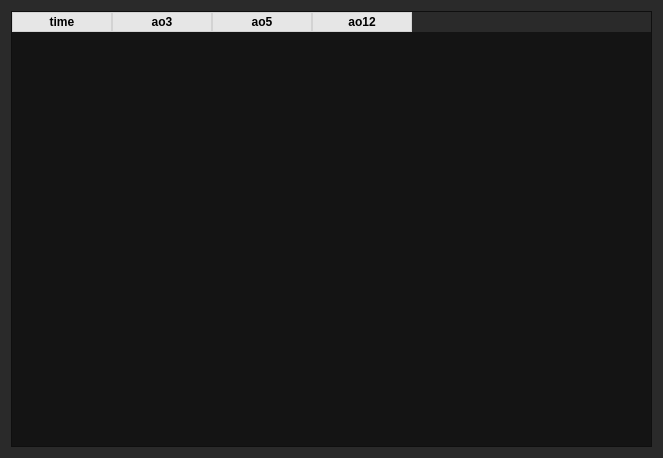
<?xml version="1.0" encoding="UTF-8"?>
<ui version="4.0">
 <class>TimeListWidget</class>
 <widget class="QWidget" name="TimeListWidget">
  <property name="geometry">
   <rect>
    <x>0</x>
    <y>0</y>
    <width>663</width>
    <height>458</height>
   </rect>
  </property>
  <property name="windowTitle">
   <string>Form</string>
  </property>
  <property name="styleSheet">
   <string notr="true">background: rgb(42, 42, 42);</string>
  </property>
  <layout class="QGridLayout" name="gridLayout">
   <item row="0" column="0">
    <widget class="QTableWidget" name="tableWidget">
     <property name="font">
      <font>
       <family>Calibri</family>
       <pointsize>20</pointsize>
      </font>
     </property>
     <property name="styleSheet">
      <string notr="true">QTableWidget {
  background: rgb(20,20,20);
}

QTableWidget::item {
  left: 10px;
  color: white;
  font: &quot;Calibri&quot; 12px;
}

QTableWidget::item:selected {
  background: white;
  color: black;
}

QHeaderView::section {
  font: &quot;Calibri&quot; 14px;
  font-weight: 700;
  background: rgb(230, 230, 230); 
  border: 1px solid lightgray; 
  color: black;
  padding-left: 12px;
  padding-right: 12px;
} 

</string>
     </property>
     <property name="editTriggers">
      <set>QAbstractItemView::NoEditTriggers</set>
     </property>
     <property name="wordWrap">
      <bool>false</bool>
     </property>
     <attribute name="horizontalHeaderHighlightSections">
      <bool>false</bool>
     </attribute>
     <attribute name="horizontalHeaderShowSortIndicator" stdset="0">
      <bool>false</bool>
     </attribute>
     <attribute name="horizontalHeaderStretchLastSection">
      <bool>false</bool>
     </attribute>
     <attribute name="verticalHeaderShowSortIndicator" stdset="0">
      <bool>false</bool>
     </attribute>
     <attribute name="verticalHeaderStretchLastSection">
      <bool>false</bool>
     </attribute>
     <column>
      <property name="text">
       <string>time</string>
      </property>
     </column>
     <column>
      <property name="text">
       <string>ao3</string>
      </property>
     </column>
     <column>
      <property name="text">
       <string>ao5</string>
      </property>
     </column>
     <column>
      <property name="text">
       <string>ao12</string>
      </property>
     </column>
    </widget>
   </item>
  </layout>
 </widget>
 <resources/>
 <connections/>
</ui>
